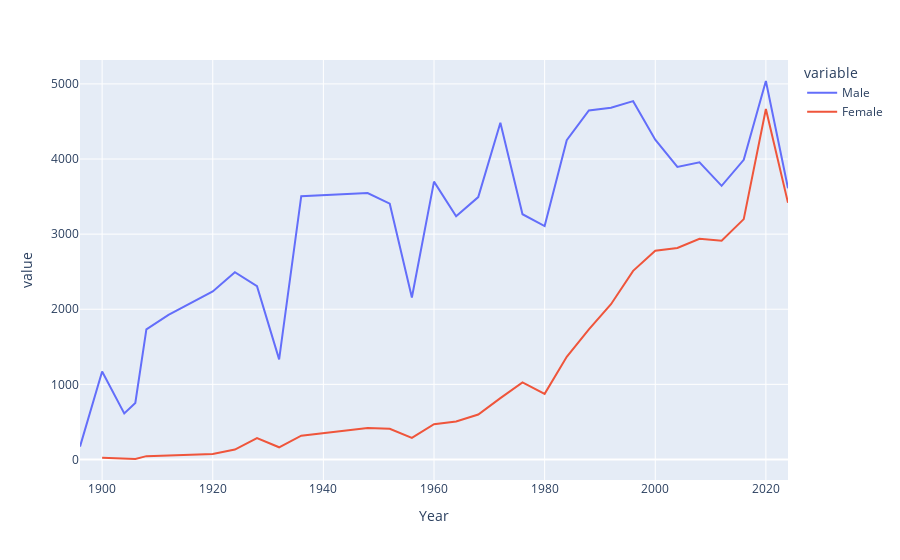

Notebook cell for this chart:
### Code cell
fig=px.line(final,x="Year",y=["Male","Female"])
plt.figure(figsize=(15,15))
fig.show()

### Figure 1 — Plotly figure (JSON) as saved in the notebook; plotly's stock layout.template omitted (floating-point values rounded to 4 significant figures)
{"data": [{"hovertemplate": "variable=Male<br>Year=%{x}<br>value=%{y}<extra></extra>", "legendgroup": "Male", "line": {"color": "#636efa", "dash": "solid"}, "marker": {"symbol": "circle"}, "mode": "lines", "name": "Male", "orientation": "v", "showlegend": true, "type": "scatter", "x": [1896, 1900, 1904, 1906, 1908, 1912, 1920, 1924, 1928, 1932, 1936, 1948, 1952, 1956, 1960, 1964, 1968, 1972, 1976, 1980, 1984, 1988, 1992, 1996, 2000, 2004, 2008, 2012, 2016, 2020, 2024], "xaxis": "x", "y": [171, 1170, 613, 752, 1731, 1924, 2237, 2493, 2308, 1333, 3505, 3547, 3405, 2157, 3699, 3239, 3493, 4482, 3265, 3107, 4250, 4646, 4684, 4771, 4258, 3894, 3957, 3643, 3990, 5039, 3610], "yaxis": "y"}, {"hovertemplate": "variable=Female<br>Year=%{x}<br>value=%{y}<extra></extra>", "legendgroup": "Female", "line": {"color": "#EF553B", "dash": "solid"}, "marker": {"symbol": "circle"}, "mode": "lines", "name": "Female", "orientation": "v", "showlegend": true, "type": "scatter", "x": [1896, 1900, 1904, 1906, 1908, 1912, 1920, 1924, 1928, 1932, 1936, 1948, 1952, 1956, 1960, 1964, 1968, 1972, 1976, 1980, 1984, 1988, 1992, 1996, 2000, 2004, 2008, 2012, 2016, 2020, 2024], "xaxis": "x", "y": [null, 23, 6, 6, 44, 53, 73, 132, 285, 162, 316, 420, 409, 288, 470, 506, 598, 817, 1025, 873, 1367, 1731, 2067, 2511, 2779, 2816, 2939, 2913, 3200, 4666, 3417], "yaxis": "y"}], "layout": {"legend": {"title": {"text": "variable"}, "tracegroupgap": 0}, "margin": {"t": 60}, "xaxis": {"anchor": "y", "domain": [0, 1], "title": {"text": "Year"}}, "yaxis": {"anchor": "x", "domain": [0, 1], "title": {"text": "value"}}}}
